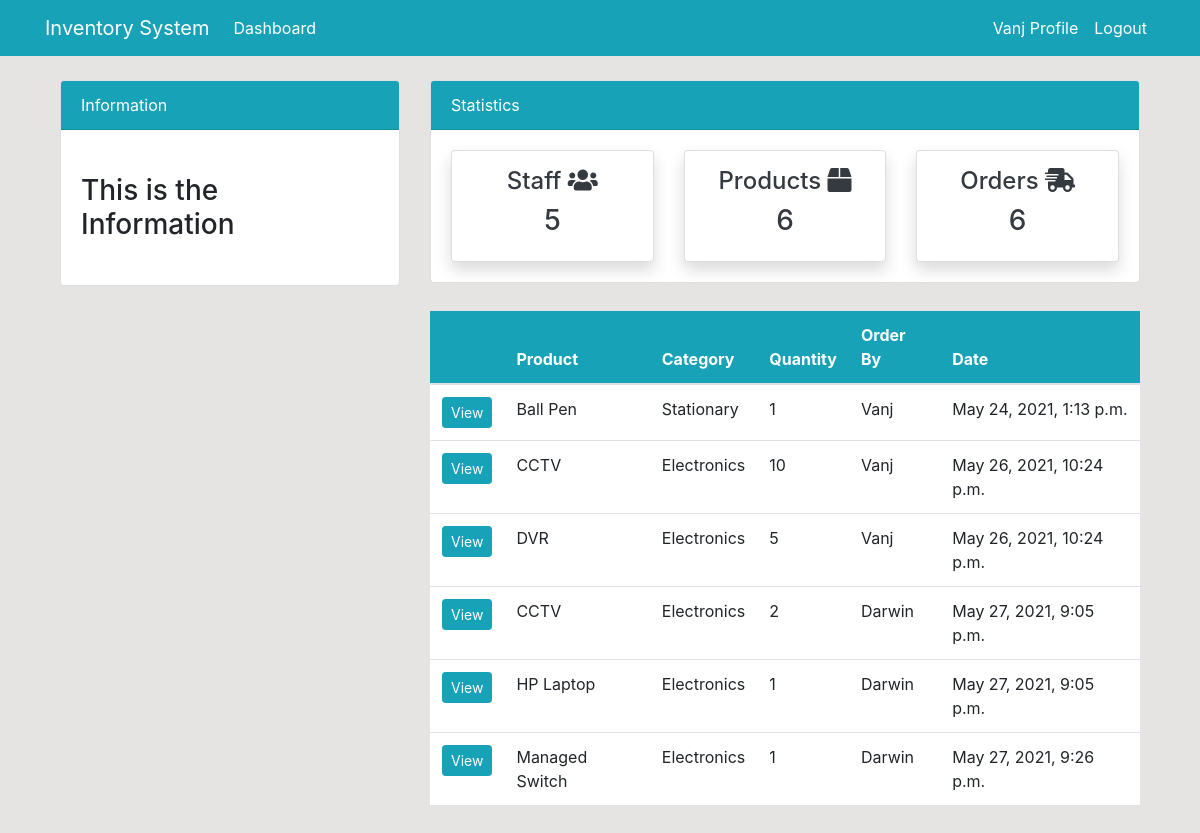
The app's page /order/ (signed in) with its own data.
### dashboard/models.py (models this page shows, shortened)
class Order(models.Model):
    product = models.ForeignKey(Product, null=True, on_delete=models.CASCADE)
    staff = models.ForeignKey(User, models.CASCADE, null=True)
    order_qty = models.PositiveIntegerField(null=True)
    date = models.DateTimeField(auto_now_add=True)

class Product(models.Model):
    name = models.CharField(max_length=100, null=True)
    category = models.CharField(max_length=20, choices=CATEGORY, null=True)
    quantity = models.PositiveIntegerField(null=True)
    def __str__(self):
        return self.name

### dashboard/views.py (the view)
# urls.py: path('order/', views.order, name='dashboard-order'),
@login_required(login_url='user-login')
def order(request):
    orders = Order.objects.all()
    orders_count = orders.count()
    workers_count = User.objects.all().count()
    items_count = Product.objects.all().count()
    context = {'orders': orders,
               'workers_count': workers_count,
               'orders_count': orders_count,
               'items_count': items_count
               }
    return render(request, 'dashboard/order.html', context)

### templates/dashboard/order.html
{% extends 'partials/base.html' %}
{% block content %}
    {% include 'partials/topnav.html' %}
<div class="container">
  <div class="row my-4">
    <div class="col-md-4"></div>
    <div class="col-md-8">
      <table class='table bg-white'>
        <thead class='bg-info'>
          <tr class='text-white'>
            <th scope='col'></th>
            <th scope='col'>Product</th>
            <th scope='col'>Category</th>
            <th scope='col'>Quantity</th>
            <th scope='col'>Order By</th>
            <th scope='col'>Date</th>
          </tr>
        </thead>
        <tbody>
          {% for order in orders %}
          <tr>
            <th scope='row'><a href="#" class='btn btn-info btn-sm'>View</a></th>
            <td>{{ order.product }}</td>
            <td>{{ order.product.category }}</td>
            <td>{{ order.order_qty }}</td>
            <td>{{ order.staff.username }}</td>
            <td>{{ order.date }}</td>
          </tr>
          {% endfor %}
        </tbody>
      </table>
    </div>
  </div>
</div>
{% endblock content %}

### templates/partials/nav.html (shortened to what this page needs)
<nav class="navbar navbar-expand-lg navbar-info bg-info">
  {% if user.is_authenticated %}
    <div class="container">
        <a class="navbar-brand text-white" href="{% url 'dashboard-index' %}">Inventory System</a>
        <div class="collapse navbar-collapse" id="navbarSupportedContent">
            <ul class="navbar-nav mr-auto">
                <li class="nav-item active">
                    <a class="nav-link text-white" href="{% url 'dashboard-index' %}">Dashboard <span class="sr-only">(current)</span></a>
                </li>
            </ul>
            <ul class="navbar-nav ml-auto">
                <li class="nav-item active">
                    <a class="nav-link text-white" href="{% url 'user-profile' %}">{{ user.username }} Profile
                        <span class="sr-only">(current)</span></a>
                </li>
                <li class="nav-item">
                    <a class="nav-link text-white" href="{% url 'user-logout' %}">Logout</a>
                </li>
            </ul>
            {% endif %}
        </div>
    </div>
</nav>

### static/css/style.css (style rules this page uses)
body { background: rgb(230, 227, 227); }

### records on screen
Order: product "Ball Pen", product.category "Stationary", order_qty "1", staff.username "Vanj", date "May 24, 2021, 1:13 p.m."
Order: product "CCTV", product.category "Electronics", order_qty "10", staff.username "Vanj", date "May 26, 2021, 10:24 p.m."
Order: product "DVR", product.category "Electronics", order_qty "5", staff.username "Vanj", date "May 26, 2021, 10:24 p.m."
Order: product "CCTV", product.category "Electronics", order_qty "2", staff.username "Darwin", date "May 27, 2021, 9:05 p.m."
Order: product "HP Laptop", product.category "Electronics", order_qty "1", staff.username "Darwin", date "May 27, 2021, 9:05 p.m."
Order: product "Managed Switch", product.category "Electronics", order_qty "1", staff.username "Darwin", date "May 27, 2021, 9:26 p.m."

### other values on screen
{{ user.username }} "Vanj"
{{ workers_count }} "5"
{{ items_count }} "6"
{{ orders_count }} "6"
